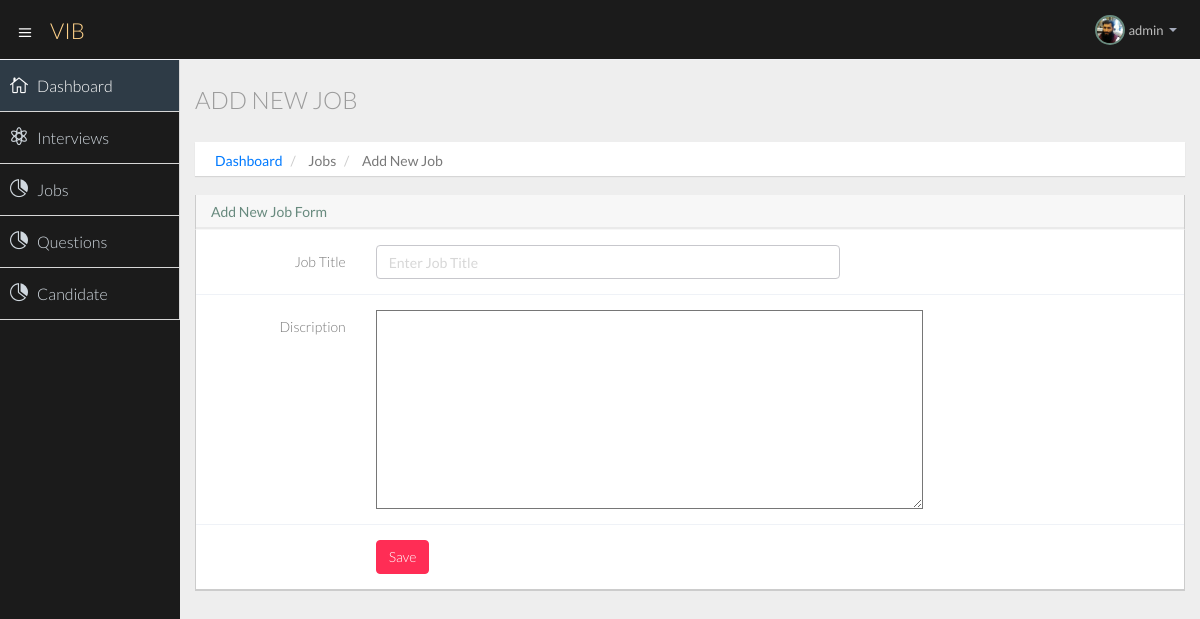
/update/27 (signed in), run on an earlier commit of the app's database.
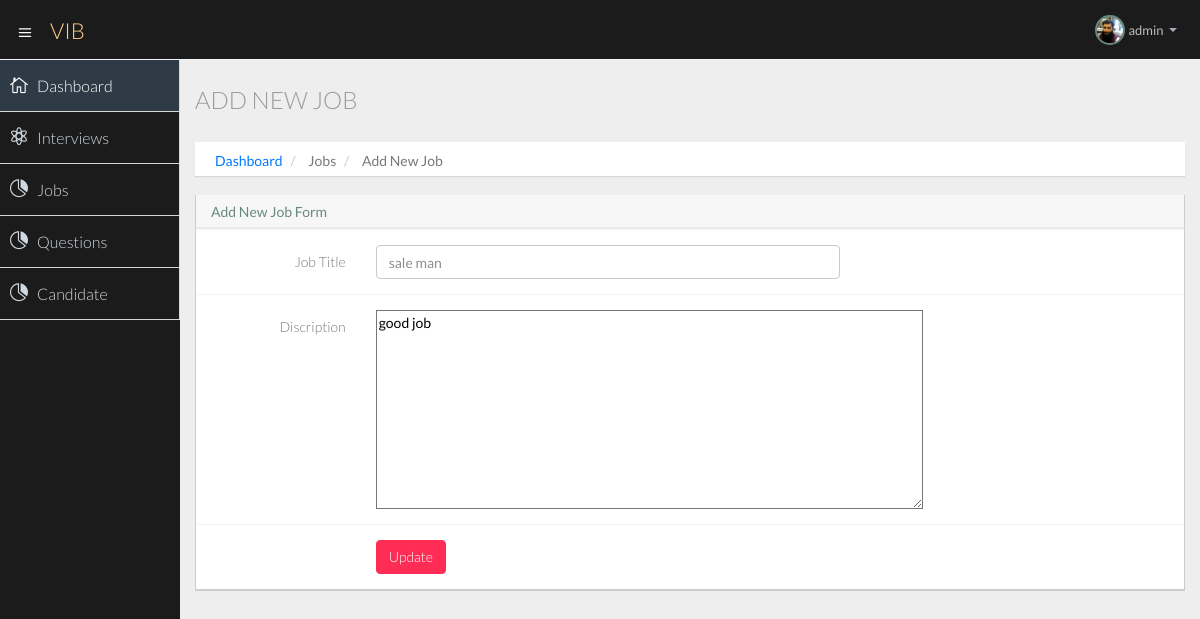
And on a later commit of the database.
### company/models.py (models this page shows, shortened)
class Jobs(models.Model):
    id = models.AutoField(primary_key=True)
    user = models.ForeignKey(User, on_delete=models.CASCADE)
    job_title = models.CharField(max_length=200)
    job_discription = models.CharField(max_length=800)
    pos_tdate = models.DateTimeField(auto_now_add=True, blank=True)
    job_status =models.BooleanField(default=True)

### company/views.py (the view, shortened to what this page needs)
# urls.py: path('update/<int:id>', views.update,name='update'),
def update(request, id):
    user = User.objects.get(username=request.user.username)
    ujob = Jobs.objects.filter(user=user, id=id)
    context = {'ujob':ujob}
    return render(request, 'company/addjob.html', context)

### templates/company/addjob.html (shortened to what this page needs)
{% extends 'company/basic.html' %}
{% block body %}
{% load static %}
<section id="main-content">
  <section class="wrapper">
    <div class="row">
      <div class="col-lg-12">
        <h3 class="page-header">Add New Job</h3>
        <ol class="breadcrumb">
          <li><a href="index.html">Dashboard</a></li>
          <li>Jobs</li>
          <li>Add New Job</li>
        </ol>
      </div>
    </div>
    <section class="panel">
      <header class="panel-heading">
        Add New Job Form
      </header>
      <div class="panel-body">
        {% if ujob %}
        {% for job in ujob %}
        <form class="form-horizontal" role="form" method="post">
          <div class="form-group">
            <label for="inputJobTitle" class="col-lg-2 control-label">Job Title</label>
            <div class="col-lg-6">
              <input type="text" class="form-control" id="job_title" name="job_title" value="{{job.job_title}}"
                placeholder="Enter Job Title" required>
            </div>
          </div>
          <div class="form-group">
            <label for="inputDiscription" class="col-lg-2 control-label">Discription</label>
            <div class="col-lg-6">
              <textarea id="job_discription" name="job_discription" cols="30" rows="10"
                style="margin: 0px; width: 547px; height: 199px;">{{job.job_discription}}</textarea>
            </div>
          </div>
          <div class="form-group">
            <div class="col-lg-offset-2 col-lg-10">
              <button type="submit" class="btn btn-danger">Update</button>
            </div>
          </div>
        </form>
        {% endfor %}
        {% else %}
        <form class="form-horizontal" role="form" method="post">
          <div class="form-group">
            <label for="inputJobTitle" class="col-lg-2 control-label">Job Title</label>
            <div class="col-lg-6">
              <input type="text" class="form-control" id="job_title" name="job_title" placeholder="Enter Job Title"
                required>
            </div>
          </div>
          <div class="form-group">
            <label for="inputDiscription" class="col-lg-2 control-label">Discription</label>
            <div class="col-lg-6">
              <textarea id="job_discription" name="job_discription" cols="30" rows="10"
                style="margin: 0px; width: 547px; height: 199px;"></textarea>
            </div>
          </div>
          <div class="form-group">
            <div class="col-lg-offset-2 col-lg-10">
              <button type="submit" class="btn btn-danger">Save</button>
            </div>
          </div>
        </form>
        {% endif %}
      </div>
    </section>
  </section>
</section>
{% endblock body %}

What changed in the data, as far as the page shows it:
added Jobs: job_title "sale man", job_discription "good job"
Also different on the page:
text no longer shown: "Job Title Discription Save"
